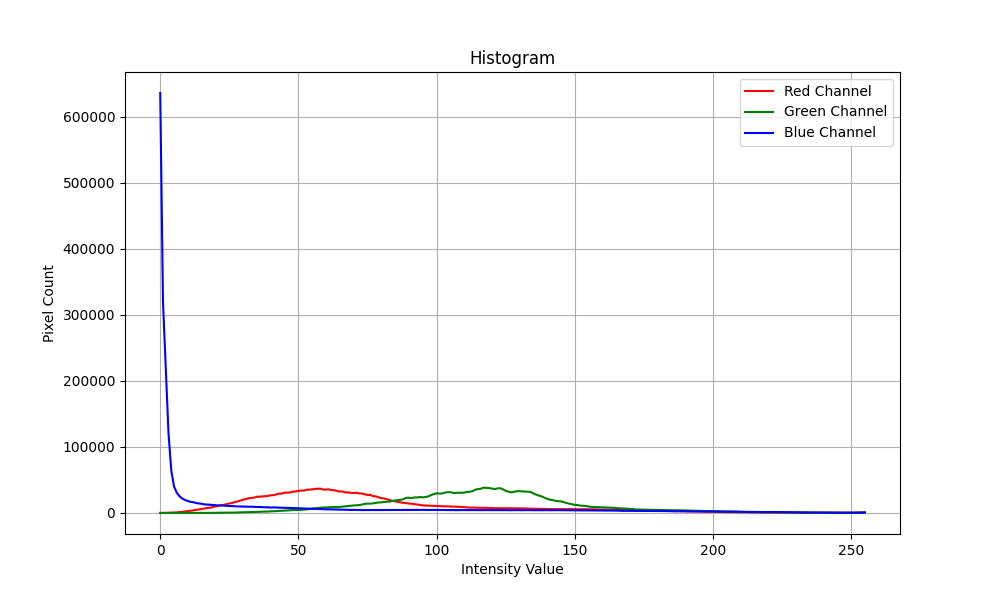
#> input picture output_path_histogram.png, 1000 x 600 px
$ python main.py ../output_path_histogram.png out.png ../output_path_histogram.png
#> lines starting #> are read from the running program, lines starting #| are printed output that depends on the picture
### lab3/work_with_images.py
import numpy as np
import cv2


def read_image(path: str) -> np.ndarray:
    """
    Читает изображение из файла.

    Args:
        path (str): Путь к изображению.

    Returns:
        np.ndarray: Изображение в формате OpenCV.
    """
#> called with path = '../output_path_histogram.png'
    image = cv2.imread(path)
#> image is the input picture: shape (600, 1000, 3); mean B, G, R 250.4, 249.6, 249.8
#| (600, 1000, 3)
#| Размер первого изображения: (600, 1000)
#| Размер второго изображения: (600, 1000)
    if image is None:
        raise FileNotFoundError(f"Не удалось загрузить изображение: {path}")
    return image


def concatenate_images(image1: np.ndarray, image2: np.ndarray) -> np.ndarray:
    """
    Соединяет два изображения по горизонтали.

    Args:
        image1 (np.ndarray): Первое изображение.
        image2 (np.ndarray): Второе изображение.

    Returns:
        np.ndarray: Соединенное изображение.
    """
    height = max(image1.shape[0], image2.shape[0])
    image1_resized = cv2.resize(image1, (image2.shape[1], height))
    image2_resized = cv2.resize(image2, (image2.shape[1], height))
    return np.hstack((image1_resized, image2_resized))


def save_image(image: np.ndarray, path: str) -> None:
    """
    Сохраняет изображение в файл.

    Args:
        image (np.ndarray): Изображение.
        path (str): Путь для сохранения.
    """
    cv2.imwrite(path, image)

### lab3/histogram_processing.py
from typing import Tuple

import cv2
import matplotlib.pyplot as plt
import numpy as np


def calculate_histogram(image: np.ndarray) -> Tuple[np.ndarray, np.ndarray, np.ndarray]:
    """
    Вычисляет гистограмму изображения для каждого цветового канала.

    Args:
        image (np.ndarray): Изображение в формате OpenCV.

    Returns:
        Tuple[np.ndarray, np.ndarray, np.ndarray]: Гистограммы для каналов R, G, B.
    """
    r_hist = cv2.calcHist([image], [2], None, [256], [0, 256])
#> r_hist = 256 values, max 557287 at index 255, min 9 at index 131, mean 2343.8
    g_hist = cv2.calcHist([image], [1], None, [256], [0, 256])
#> g_hist = 256 values, max 556098 at index 255, min 11 at index 51, mean 2343.8
    b_hist = cv2.calcHist([image], [0], None, [256], [0, 256])
#> b_hist = 256 values, max 558681 at index 255, min 5 at index 88, mean 2343.8
    return r_hist, g_hist, b_hist


def plot_histogram(hist_data: Tuple[np.ndarray, np.ndarray, np.ndarray], output_path: str) -> None:
    """
    Строит и сохраняет гистограмму изображения.

    Args:
        hist_data (Tuple[np.ndarray, np.ndarray, np.ndarray]): Гистограммы для каналов R, G, B.
        output_path (str): Путь для сохранения гистограммы.
    """
#> called with output_path = 'out.png'
    plt.figure(figsize=(10, 6))
    colors = ("r", "g", "b")
    for hist, color in zip(hist_data, colors):
        plt.plot(hist, color=color)
#> this loop made 3 passes
#> color on passes 1 to 3: 'r', 'g', 'b'
    plt.title("Histogram")
    plt.xlabel("Intensity Value")
    plt.ylabel("Pixel Count")
    plt.legend(("Red Channel", "Green Channel", "Blue Channel"))
    plt.grid()
    plt.savefig(output_path.replace(".jpg", "_histogram.png"))
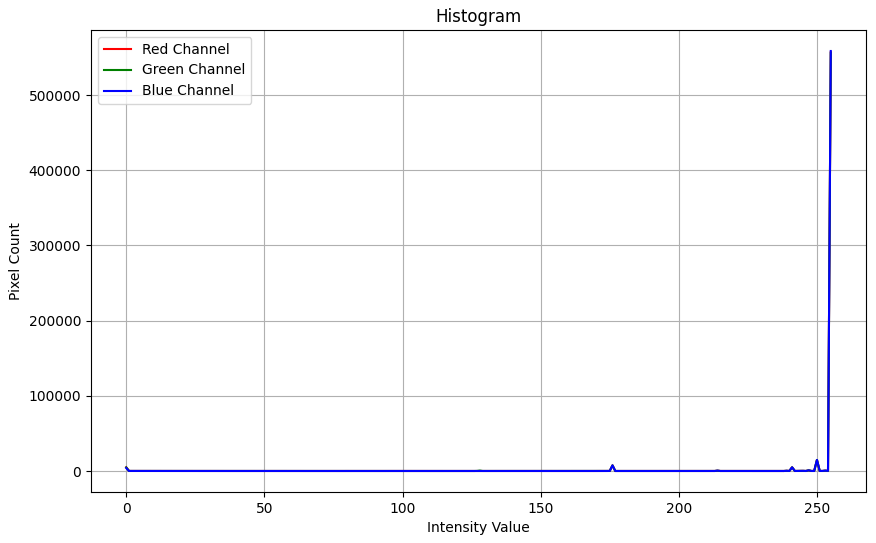
#> figure drawn by matplotlib, 1 panel; curve peaks at x = 255, y = 557287; curve peaks at x = 255, y = 556098; curve peaks at x = 255, y = 558681
    plt.close()

### lab3/main.py
import argparse

import cv2

from histogram_processing import calculate_histogram
from histogram_processing import plot_histogram
from work_with_images import concatenate_images
from work_with_images import read_image
from work_with_images import save_image


def parsing() -> argparse.Namespace:
    """
    Парсит аргументы командной строки.

    Returns:
        argparse.Namespace: Объект с аргументами командной строки.
    """
    parser = argparse.ArgumentParser(
        description="Обработка изображения: построение гистограммы, преобразования и соединение изображений."
    )
    parser.add_argument("input_path", type=str, help="Путь к входному изображению.")
    parser.add_argument("output_path", type=str, help="Путь для сохранения результата.")
    parser.add_argument(
        "concat_path", type=str, help="Путь к изображению для соединения."
    )
    return parser.parse_args()


def main() -> None:
    """
    Основная функция программы.
    """
    args = parsing()
    try:
        image = read_image(args.input_path)
        print(image.shape)
        concat_image = read_image(args.concat_path)
        print("Изображение успешно загружено!")

        print(f"Размер первого изображения: {image.shape[:2]}")
        print(f"Размер второго изображения: {concat_image.shape[:2]}")

        histogram = calculate_histogram(image)
        plot_histogram(histogram, args.output_path)
        hist_image = cv2.imread("output_path_histogram.png")

        combined_image = concatenate_images(image, concat_image)
#> in concatenate_images, `return np.hstack((image1_resized, image2_resized))`:
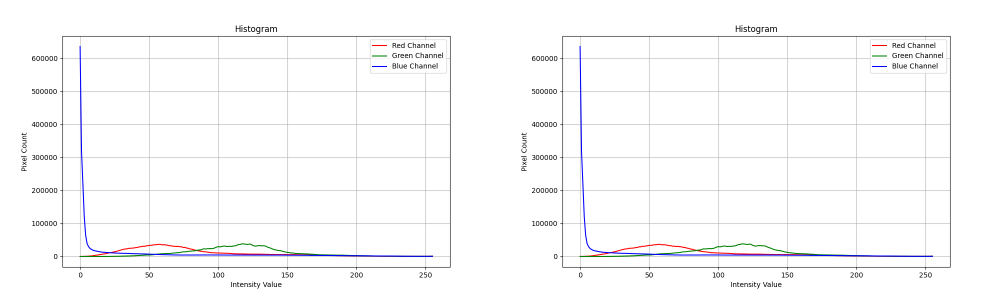
#> returned value: shape (600, 2000, 3) (shown at 1/2 size); mean of channels 0, 1, 2 250.4, 249.6, 249.8; drawn as B, G, R

        cv2.imshow("Исходное изображение", image)
        cv2.imshow("Соединенное изображение", combined_image)
        cv2.imshow("Гистограмма исходного изображения", hist_image)
        cv2.waitKey(0)
        cv2.destroyAllWindows()

        save_image(combined_image, args.output_path)
        print(f"Результат сохранен: {args.output_path}")

    except Exception as error:
        print(f"Ошибка: {error}")


if __name__ == "__main__":
    main()
